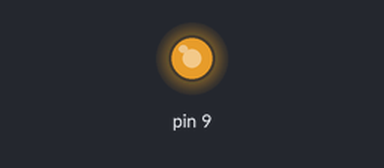
Bench run of a sketch on a simulated Arduino Uno, built with avr-gcc and run on an emulated ATmega328P. On the bench: output pins drawn as LEDs (lit = HIGH).

Above: at 0.1 s.
Timing chart, 0 to 1.6 s (numbered marks = the images above):
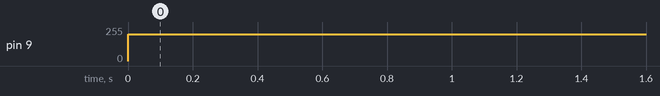

The sketch:

sketch_feb25c.ino
```cpp
void setup() {
  ADCSRA = 0b11100010;
  ADMUX = 0b11100100;
pinMode(9,OUTPUT);
}

void loop() {
  analogWrite(9,200);
 // delay(100);
 // analogWrite(9,100);
  //delay(100);
 // analogWrite(9,50);
}
```

Measured:
- by itself, pin 9: 0/255 → 200/255 at 0.00 s
